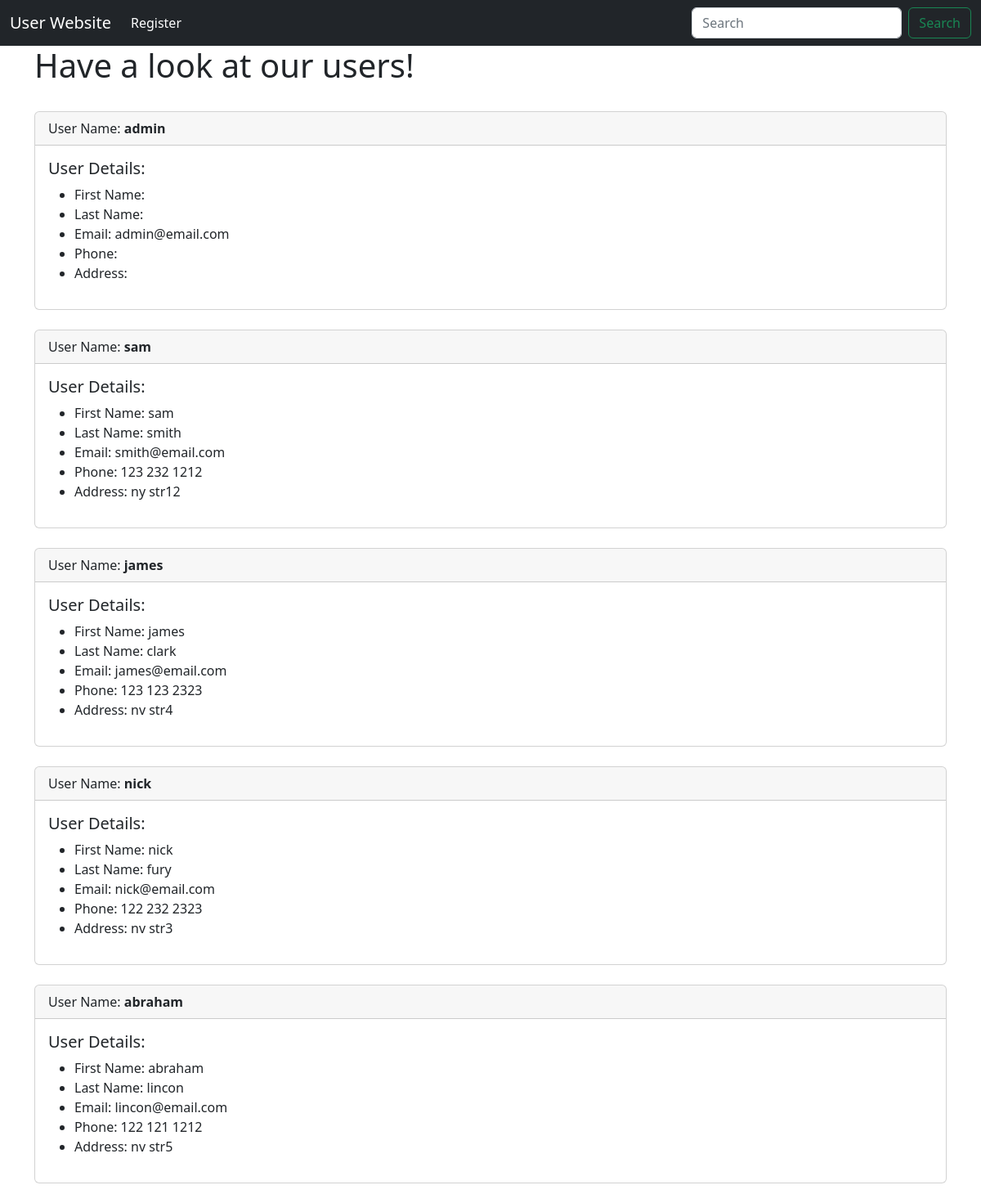
The page / on the database its author committed.
### users/models.py (models this page shows)
class User(AbstractUser):
    first_name = models.CharField(max_length=50)
    last_name = models.CharField(max_length=50)
    email = models.EmailField()
    phone = models.CharField(max_length=50)
    address = models.CharField(max_length=200)
    def __str__(self):
        return self.username

### firstApp/views.py (the view)
# urls.py: path('', views.user_view, name="user-view"),
def user_view(request):
    users = User.objects.all()
    return render(request, 'firstApp/user_view.html', { 'users':users })

### firstApp/templates/firstApp/user_view.html
{% extends 'firstApp/base.html' %}
{% block content %}
        <h1>Have a look at our users!</h1>
        <br>
        {% for user in users %}
            <div class="card">
            <div class="card-header">
                User Name: <strong>{{ user }}</strong>
            </div>
            <div class="card-body">
                <h5 class="card-title">User Details:</h5>
                <ul>
                    <li>First Name: {{ user.first_name }}  </li>
                    <li>Last Name: {{ user.last_name }}</li>
                    <li>Email: {{ user.email }}</li>
                    <li>Phone: {{ user.phone }}</li>
                    <li>Address: {{ user.address }}</li>
                </ul>
            </div>
            </div> <br>
        {% endfor %}
{% endblock %}

### firstApp/templates/firstApp/base.html (shortened to what this page needs)
<!doctype html>
<html lang="en">
  <head>
    <link href="https://cdn.jsdelivr.net/npm/bootstrap@5.2.3/dist/css/bootstrap.min.css" rel="stylesheet">
  </head>
  <body>
    {% include 'firstApp/navbar.html' %}
    <div class="container">
        {% block content %}
        {% endblock %}
    </div>
  </body>
</html>

### firstApp/templates/firstApp/navbar.html (shortened to what this page needs)
<nav class="navbar navbar-expand-lg navbar-dark bg-dark">
  <div class="container-fluid">
    <a class="navbar-brand" href="{% url 'user-view' %}">User Website</a>
    <div class="collapse navbar-collapse" id="navbarSupportedContent">
      <ul class="navbar-nav me-auto mb-2 mb-lg-0">
        <li class="nav-item">
          <a class="nav-link active" aria-current="page" href="{% url 'register-user' %}">Register</a>
        </li>
      </ul>
      <form class="d-flex" role="search">
        <input class="form-control me-2" type="search" placeholder="Search" aria-label="Search">
        <button class="btn btn-outline-success" type="submit">Search</button>
      </form>
    </div>
  </div>
</nav>

### rows shown on the page
User: username "admin", email "admin@email.com"
User: username "sam", first_name "sam", last_name "smith", email "smith@email.com", phone "123 232 1212", address "ny str12"
User: username "james", first_name "james", last_name "clark", email "james@email.com", phone "123 123 2323", address "nv str4"
User: username "nick", first_name "nick", last_name "fury", email "nick@email.com", phone "122 232 2323", address "nv str3"
User: username "abraham", first_name "abraham", last_name "lincon", email "lincon@email.com", phone "122 121 1212", address "nv str5"
